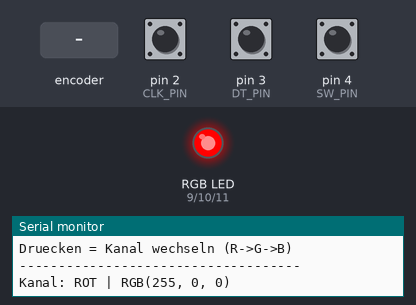
This sketch was run on a simulated Arduino Uno, built with avr-gcc and run on an emulated ATmega328P. Parts: an RGB LED mixed from three pins (HIGH = lit), the last lines printed to the serial monitor. The inputs (shaded band) are chosen by the test bench; at power-on: pin 4 (SW_PIN) HIGH, pin 2 (CLK_PIN) HIGH, pin 3 (DT_PIN) HIGH.

Above: at 1.2 s.
1.3 s: rotary encoder on pin 2 (CLK_PIN) / pin 3 (DT_PIN) turned 2 steps (second pin leading)
At 1.45 s:
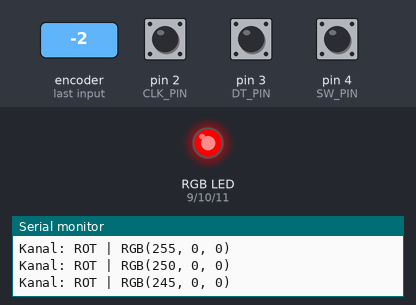
3.2 s: pin 4 (SW_PIN) pulled LOW for 0.15 s
4.8 s: rotary encoder on pin 2 (CLK_PIN) / pin 3 (DT_PIN) turned 1 step (first pin leading)
At 5.2 s:
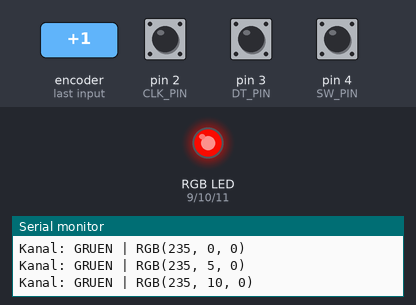
6.5 s: pin 4 (SW_PIN) pulled LOW for 1 s
9.0 s: rotary encoder on pin 2 (CLK_PIN) / pin 3 (DT_PIN) turned 1 step (first pin leading)
At 9.6 s:
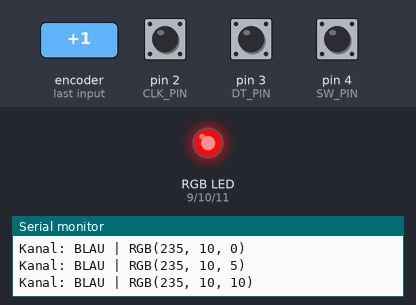
10.7 s: pin 4 (SW_PIN) driven LOW
Timing chart, 0 to 13.2 s (numbered marks = the images above; inputs shaded):
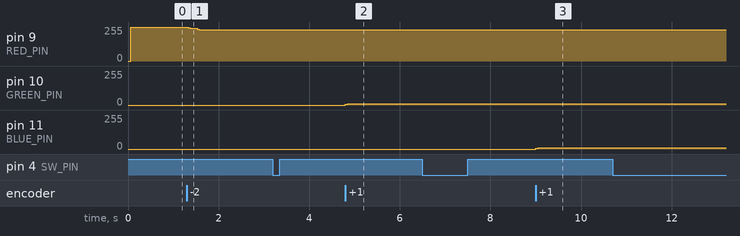

Measured:
- after the input at 1.3 s, pin 9 (RED_PIN): 255/255 → 245/255 at once, → 235/255 0.20 s later
- after the input at 4.8 s, pin 10 (GREEN_PIN): 0/255 → 10/255 at once
- after the input at 9.0 s, pin 11 (BLUE_PIN): 0/255 → 10/255 at once

The sketch:

challenge3_rgb.ino
```cpp
// I07 Challenge 3: RGB-LED mit Encoder steuern
// Encoder dreht = Farbwert aendern (0-255)
// Taster = zwischen R/G/B Kanal wechseln

// Encoder-Pins
#define CLK_PIN 2   // Clock - Interrupt-faehig
#define DT_PIN 3    // Data
#define SW_PIN 4    // Switch (Taster)

// RGB-LED Pins (PWM-faehig!)
#define RED_PIN 9
#define GREEN_PIN 10
#define BLUE_PIN 11

// Farbwerte (0-255)
int farbwerte[3] = {255, 0, 0};  // Start: Rot
const char* kanalNamen[] = {"ROT", "GRUEN", "BLAU"};

// Aktueller Kanal (0=R, 1=G, 2=B)
int aktuellerKanal = 0;

// Encoder-Status
volatile int encoderDelta = 0;
volatile bool encoderMoved = false;

// Entprellung fuer Taster
#define DEBOUNCE_TIME 50
unsigned long lastButtonTime = 0;
bool buttonPressed = false;

void setup() {
    Serial.begin(9600);

    // Encoder-Pins als Input mit Pull-Up
    pinMode(CLK_PIN, INPUT_PULLUP);
    pinMode(DT_PIN, INPUT_PULLUP);
    pinMode(SW_PIN, INPUT_PULLUP);

    // RGB-LED Pins als Output
    pinMode(RED_PIN, OUTPUT);
    pinMode(GREEN_PIN, OUTPUT);
    pinMode(BLUE_PIN, OUTPUT);

    // Interrupt auf CLK-Pin
    attachInterrupt(digitalPinToInterrupt(CLK_PIN), encoderISR, CHANGE);

    Serial.println("Challenge 3: RGB-Farbe");
    Serial.println("Drehen = Farbwert aendern");
    Serial.println("Druecken = Kanal wechseln (R->G->B)");
    Serial.println("------------------------------------");

    // Farbe setzen
    updateLED();
    printStatus();
}

// Interrupt Service Routine
void encoderISR() {
    if (digitalRead(CLK_PIN) != digitalRead(DT_PIN)) {
        encoderDelta = 5;   // Rechtsdrehung
    } else {
        encoderDelta = -5;  // Linksdrehung
    }
    encoderMoved = true;
}

void updateLED() {
    analogWrite(RED_PIN, farbwerte[0]);
    analogWrite(GREEN_PIN, farbwerte[1]);
    analogWrite(BLUE_PIN, farbwerte[2]);
}

void printStatus() {
    Serial.print("Kanal: ");
    Serial.print(kanalNamen[aktuellerKanal]);
    Serial.print(" | RGB(");
    Serial.print(farbwerte[0]);
    Serial.print(", ");
    Serial.print(farbwerte[1]);
    Serial.print(", ");
    Serial.print(farbwerte[2]);
    Serial.println(")");
}

void checkButton() {
    unsigned long currentTime = millis();

    if (digitalRead(SW_PIN) == LOW) {
        if (!buttonPressed) {
            if (currentTime - lastButtonTime > DEBOUNCE_TIME) {
                buttonPressed = true;
                lastButtonTime = currentTime;

                // Naechsten Kanal waehlen
                aktuellerKanal = (aktuellerKanal + 1) % 3;

                Serial.print("*** Kanal gewechselt: ");
                Serial.print(kanalNamen[aktuellerKanal]);
                Serial.println(" ***");

                printStatus();
            }
        }
    } else {
        buttonPressed = false;
    }
}

void loop() {
    // Farbwert aendern wenn Encoder gedreht wurde
    if (encoderMoved) {
        encoderMoved = false;

        // Aktuellen Kanal anpassen
        farbwerte[aktuellerKanal] += encoderDelta;

        // Wert begrenzen (0-255)
        if (farbwerte[aktuellerKanal] > 255) farbwerte[aktuellerKanal] = 255;
        if (farbwerte[aktuellerKanal] < 0) farbwerte[aktuellerKanal] = 0;

        // LED aktualisieren
        updateLED();
        printStatus();
    }

    // Taster pruefen
    checkButton();

    delay(1);
}
```
